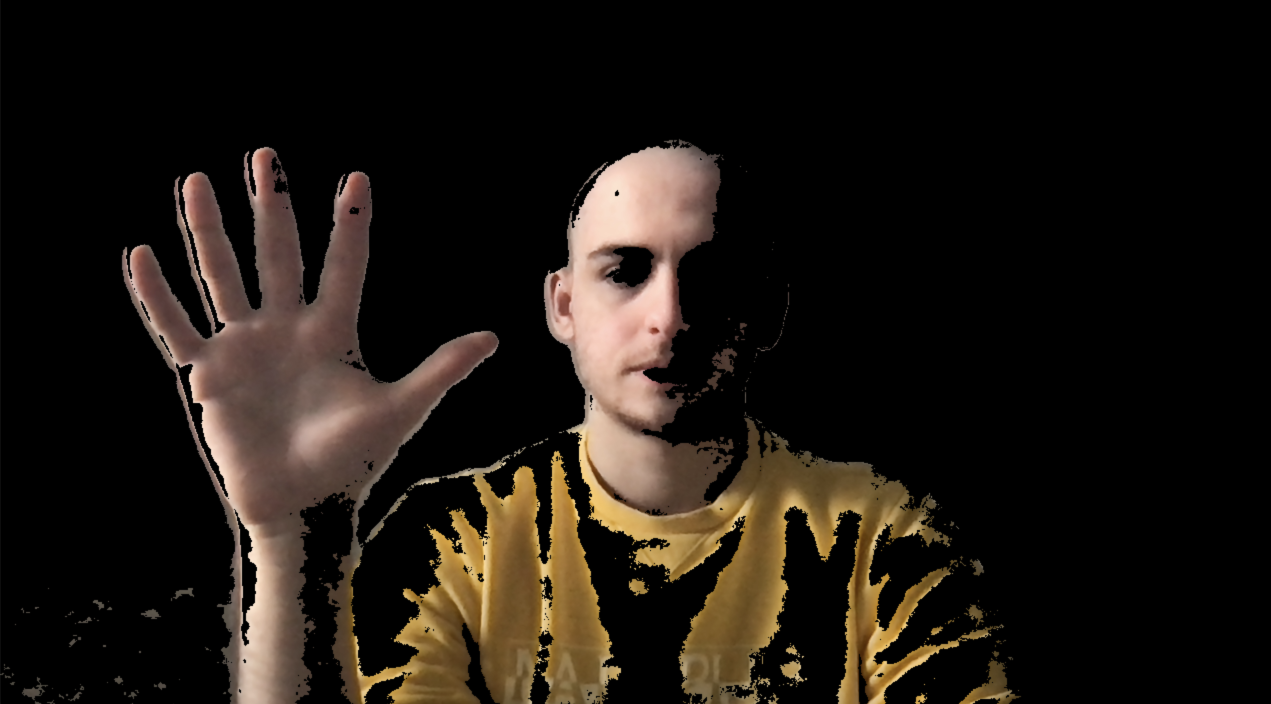
#> input picture colorfilter.png, 2542 x 1408 px, given in place of the camera (shown at 1/2 size)
$ python Code.py
#> lines starting #> are read from the running program, lines starting #| are printed output that depends on the picture; after the words box and inside, x2 and y2 are one past the last pixel; in counts of white or black regions, pixels touching at a corner belong together
import cv2
import numpy as np
from collections import deque
from math import sqrt

# Global variables to store the previous values
prev_num_corners = 0
prev_area = 0
prev_avg_dist = 0
prev_closest_case = "Unknown"
def distance(pt1, pt2):
    # Calculate Euclidean distance between two points
    return sqrt((pt2[0] - pt1[0]) ** 2 + (pt2[1] - pt1[1]) ** 2)

def get_closest_case(avg_corners, avg_area, avg_dist):
    # Define the cases with their corner, area, and distance ranges
    cases = {
        'Paper': {'corners': (15, 18), 'area': (120, 140), 'dist': (240, 270)},
        'Rock': {'corners': (15, 18), 'area': (60, 80), 'dist': (190, 210)},
        'Scissors': {'corners': (13, 15), 'area': (90, 115), 'dist': (250, 270)}
    }

    closest_case = "Unknown"
    min_diff = float('inf')

    # Compare the average values with each case and find the closest one
    for case, ranges in cases.items():
        diff = abs(avg_corners - sum(ranges['corners']) / 2) + \
               abs(avg_area - sum(ranges['area']) / 2) + \
               abs(avg_dist - sum(ranges['dist']) / 2)
        print(diff)
        if diff < min_diff:
            min_diff = diff
            closest_case = case

    # Define a threshold for when to consider the match as "Unknown"
    threshold = 80
    if min_diff > threshold:
        closest_case = "Unknown"

    return closest_case

def detect():
    global prev_num_corners, prev_area, prev_avg_dist, prev_closest_case

    # Start capturing from the webcam
    cap = cv2.VideoCapture(0)

    if not cap.isOpened():
        print("Cannot open camera")
        exit()

    # Initialize 'prev_frame' as None
    prev_frame = None

    # Queues to store the last second's worth of data (assuming 30 fps)
    corner_history = deque(maxlen=30)
    area_history = deque(maxlen=30)
    dist_history = deque(maxlen=30)

    while True:
        # Capture frame-by-frame
        ret, frame = cap.read()
#> frame is the input picture: shape (1408, 2542, 3); mean B, G, R 18.5, 24.6, 31

        # if frame is read correctly ret is True
        if not ret:
            print("Can't receive frame (stream end?). Exiting ...")
            break

        # Convert the image from BGR to HSV color space
        hsv_image = cv2.cvtColor(frame, cv2.COLOR_BGR2HSV)
#> hsv_image: shape (1408, 2542, 3); mean H, S, V 2.9, 24.3, 31

        # Convert current frame to grayscale for motion detection
        gray_frame = cv2.cvtColor(frame, cv2.COLOR_BGR2GRAY)
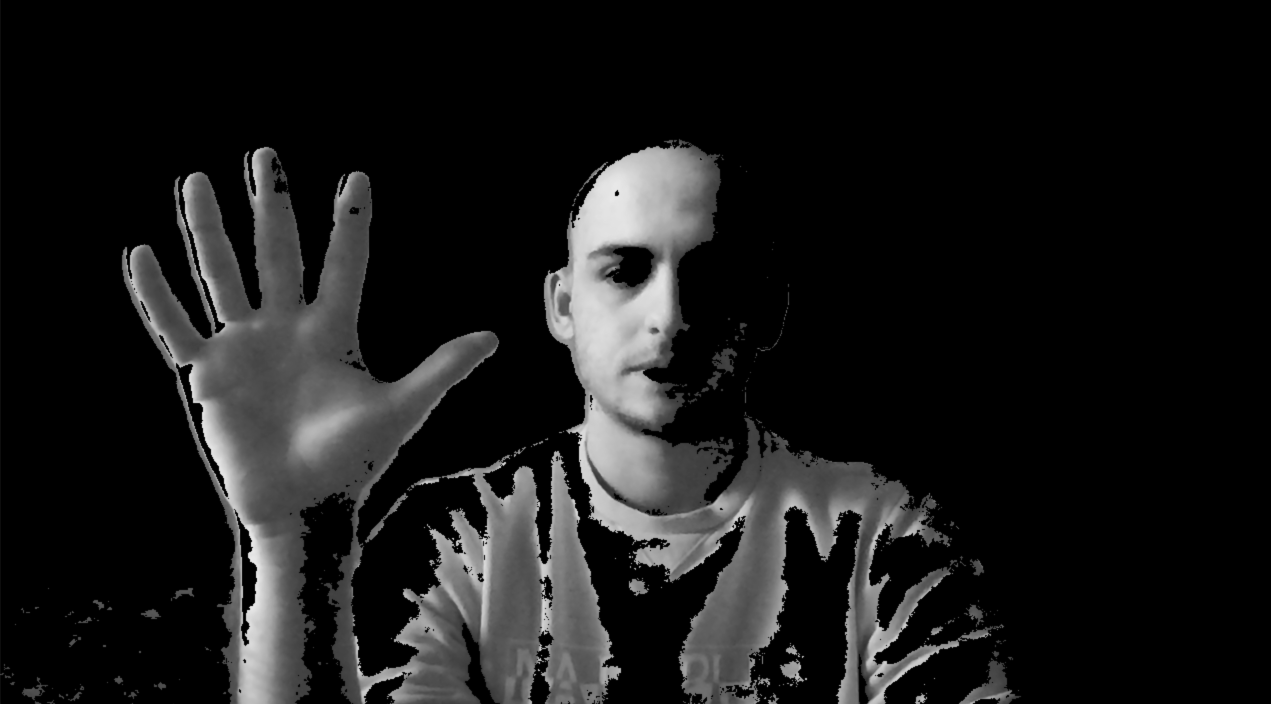
#> gray_frame: shape (1408, 2542) (shown at 1/2 size); min 0, max 234, mean 25.8

        # If 'prev_frame' is not None, calculate the absolute difference
        if prev_frame is not None:
            frame_diff = cv2.absdiff(prev_frame, gray_frame)

            # Lower the threshold to make the detection more sensitive to movement
            _, thresh = cv2.threshold(frame_diff, 10, 255, cv2.THRESH_BINARY)

            # Define the range of skin color in HSV
            lower_skin = np.array([0, 48, 80], dtype=np.uint8)
            upper_skin = np.array([20, 255, 255], dtype=np.uint8)

            # Create a mask with the specified range
            skin_mask = cv2.inRange(hsv_image, lower_skin, upper_skin)

            # Combine the skin mask with the motion mask
            motion_skin_mask = cv2.bitwise_and(skin_mask, skin_mask, mask=thresh)

            # Use morphological operations to remove noise and close gaps
            kernel = np.ones((5,5), np.uint8)
            kernel2 = np.ones((10,10), np.uint8)
            motion_skin_mask = cv2.morphologyEx(motion_skin_mask, cv2.MORPH_OPEN, kernel)
            motion_skin_mask = cv2.dilate(motion_skin_mask, kernel, iterations=2)
            motion_skin_mask = cv2.morphologyEx(motion_skin_mask, cv2.MORPH_CLOSE, kernel2)

            # Find contours
            contours, _ = cv2.findContours(motion_skin_mask, cv2.RETR_TREE, cv2.CHAIN_APPROX_SIMPLE)

            # Find the largest contour by area
            if contours:
                max_contour = max(contours, key=cv2.contourArea)

                # Find the convex hull for the largest contour
                hull = cv2.convexHull(max_contour)

                # Draw the convex hull on the frame
                cv2.drawContours(frame, [hull], 0, (0, 255, 0), 2)

                # Calculate the number of corners and area
                num_corners = len(hull)
                area = cv2.contourArea(hull)/1000
                corner_history.append(num_corners)
                area_history.append(area)

                # Calculate average distance between corners if possible
                avg_dist = 0
                if num_corners > 1:
                    distances = [distance(hull[i][0], hull[j][0]) for i in range(len(hull)) for j in range(i+1, len(hull))]
                    avg_dist = sum(distances) / len(distances)
                    dist_history.append(avg_dist)

        # Update 'prev_frame' for the next iteration
        prev_frame = gray_frame

        # Calculate the averages if enough data is available
        if len(corner_history) == corner_history.maxlen:
            avg_corners = sum(corner_history) / len(corner_history)
            avg_area = sum(area_history) / len(area_history)
            avg_dist = sum(dist_history) / len(dist_history) if dist_history else 0

            # Determine the closest case
            closest_case = get_closest_case(avg_corners, avg_area, avg_dist)
            prev_closest_case = closest_case

            # Update the global variables
            prev_num_corners = avg_corners
            prev_area = avg_area
            prev_avg_dist = avg_dist

        # Display the previous values
        cv2.putText(frame, f'Corners: {prev_num_corners:.1f}', (10, 30), cv2.FONT_HERSHEY_SIMPLEX, 0.7, (0, 255, 255), 2)
#> frame: shape (1408, 2542, 3); 0.02% of pixels changed, all inside (x1, y1, x2, y2) = (11, 14, 147, 32)
        cv2.putText(frame, f'Area: {prev_area:.1f}', (10, 60), cv2.FONT_HERSHEY_SIMPLEX, 0.7, (255, 0, 255), 2)
#> frame: shape (1408, 2542, 3); mean B, G, R 18.5, 24.6, 31.1
        if prev_avg_dist:
            cv2.putText(frame, f'Avg Dist: {prev_avg_dist:.2f}', (10, 90), cv2.FONT_HERSHEY_SIMPLEX, 0.7, (255, 255, 0), 2)
        cv2.putText(frame, f'Closest Case: {prev_closest_case}', (10, 120), cv2.FONT_HERSHEY_SIMPLEX, 0.7, (0, 0, 255), 2)
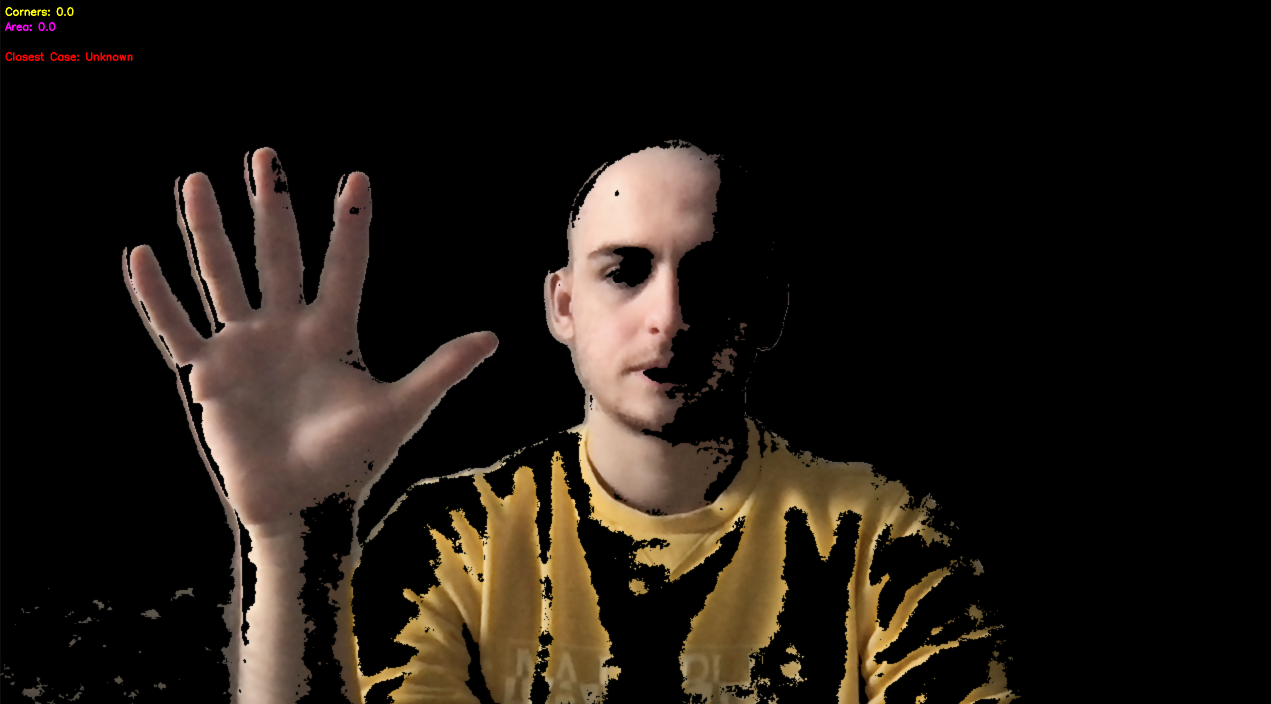
#> frame: shape (1408, 2542, 3) (shown at 1/2 size); mean B, G, R 18.5, 24.6, 31.2

        # Display the resulting frame
        cv2.imshow('Result', frame)
        # Break the loop when 'q' is pressed
        if cv2.waitKey(1) & 0xFF == ord('q'):
#> (key q is pressed here)
            break

    # When everything done, release the capture
    cap.release()
    cv2.destroyAllWindows()

detect()
